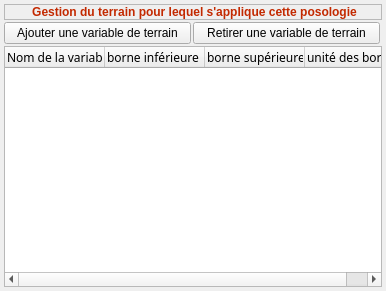
<?xml version="1.0" encoding="UTF-8"?>
<ui version="4.0">
 <class>C_PopupDial_TerrainChoice</class>
 <widget class="QWidget" name="C_PopupDial_TerrainChoice">
  <property name="geometry">
   <rect>
    <x>0</x>
    <y>0</y>
    <width>386</width>
    <height>291</height>
   </rect>
  </property>
  <property name="font">
   <font>
    <pointsize>9</pointsize>
   </font>
  </property>
  <property name="windowTitle">
   <string>Form</string>
  </property>
  <layout class="QGridLayout" name="gridLayout_2">
   <property name="margin">
    <number>4</number>
   </property>
   <property name="spacing">
    <number>2</number>
   </property>
   <item row="2" column="0" colspan="3">
    <widget class="QLabel" name="label_title">
     <property name="sizePolicy">
      <sizepolicy hsizetype="Expanding" vsizetype="Preferred">
       <horstretch>0</horstretch>
       <verstretch>0</verstretch>
      </sizepolicy>
     </property>
     <property name="font">
      <font>
       <pointsize>9</pointsize>
      </font>
     </property>
     <property name="frameShape">
      <enum>QFrame::StyledPanel</enum>
     </property>
     <property name="text">
      <string>&lt;html&gt;&lt;head/&gt;&lt;body&gt;&lt;p align=&quot;center&quot;&gt;&lt;span style=&quot; font-weight:600; color:#c32900;&quot;&gt;Gestion du terrain pour lequel s'applique cette posologie&lt;/span&gt;&lt;/p&gt;&lt;/body&gt;&lt;/html&gt;</string>
     </property>
     <property name="textFormat">
      <enum>Qt::RichText</enum>
     </property>
    </widget>
   </item>
   <item row="4" column="0" colspan="3">
    <widget class="QTreeWidget" name="treeWidget_Variables">
     <property name="font">
      <font>
       <family>Ubuntu Condensed</family>
       <pointsize>9</pointsize>
      </font>
     </property>
     <property name="editTriggers">
      <set>QAbstractItemView::DoubleClicked|QAbstractItemView::EditKeyPressed|QAbstractItemView::SelectedClicked</set>
     </property>
     <property name="alternatingRowColors">
      <bool>true</bool>
     </property>
     <property name="rootIsDecorated">
      <bool>false</bool>
     </property>
     <property name="uniformRowHeights">
      <bool>true</bool>
     </property>
     <property name="animated">
      <bool>true</bool>
     </property>
     <property name="allColumnsShowFocus">
      <bool>true</bool>
     </property>
     <property name="expandsOnDoubleClick">
      <bool>true</bool>
     </property>
     <attribute name="headerDefaultSectionSize">
      <number>100</number>
     </attribute>
     <column>
      <property name="text">
       <string>Nom de la variable</string>
      </property>
     </column>
     <column>
      <property name="text">
       <string>borne inférieure</string>
      </property>
     </column>
     <column>
      <property name="text">
       <string>borne supérieure</string>
      </property>
     </column>
     <column>
      <property name="text">
       <string>unité des bornes</string>
      </property>
     </column>
    </widget>
   </item>
   <item row="3" column="0">
    <widget class="QPushButton" name="pushButton_add">
     <property name="sizePolicy">
      <sizepolicy hsizetype="MinimumExpanding" vsizetype="Fixed">
       <horstretch>0</horstretch>
       <verstretch>0</verstretch>
      </sizepolicy>
     </property>
     <property name="font">
      <font>
       <pointsize>9</pointsize>
      </font>
     </property>
     <property name="text">
      <string>Ajouter une variable de terrain</string>
     </property>
    </widget>
   </item>
   <item row="3" column="1">
    <widget class="QPushButton" name="pushButton_del">
     <property name="sizePolicy">
      <sizepolicy hsizetype="MinimumExpanding" vsizetype="Fixed">
       <horstretch>0</horstretch>
       <verstretch>0</verstretch>
      </sizepolicy>
     </property>
     <property name="font">
      <font>
       <pointsize>9</pointsize>
      </font>
     </property>
     <property name="text">
      <string>Retirer une variable de terrain</string>
     </property>
    </widget>
   </item>
  </layout>
 </widget>
 <resources/>
 <connections/>
</ui>
